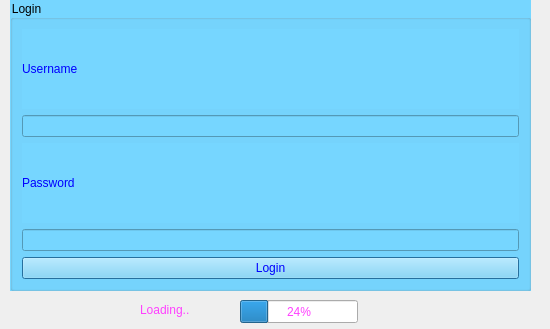
<?xml version="1.0" encoding="UTF-8"?>
<ui version="4.0">
 <class>login</class>
 <widget class="QDialog" name="login">
  <property name="geometry">
   <rect>
    <x>0</x>
    <y>0</y>
    <width>550</width>
    <height>329</height>
   </rect>
  </property>
  <property name="windowTitle">
   <string>Dialog</string>
  </property>
  <widget class="QGroupBox" name="groupBox">
   <property name="geometry">
    <rect>
     <x>10</x>
     <y>0</y>
     <width>521</width>
     <height>291</height>
    </rect>
   </property>
   <property name="styleSheet">
    <string notr="true">background-color: rgb(118, 214, 255);</string>
   </property>
   <property name="title">
    <string>Login</string>
   </property>
   <layout class="QVBoxLayout" name="verticalLayout">
    <item>
     <widget class="QLabel" name="label">
      <property name="styleSheet">
       <string notr="true">color:blue;</string>
      </property>
      <property name="text">
       <string>Username</string>
      </property>
     </widget>
    </item>
    <item>
     <widget class="QLineEdit" name="lineEdit_user"/>
    </item>
    <item>
     <widget class="QLabel" name="label_2">
      <property name="styleSheet">
       <string notr="true">color: blue;</string>
      </property>
      <property name="text">
       <string>Password</string>
      </property>
     </widget>
    </item>
    <item>
     <widget class="QLineEdit" name="lineEdit_pass">
      <property name="echoMode">
       <enum>QLineEdit::EchoMode::Password</enum>
      </property>
     </widget>
    </item>
    <item>
     <widget class="QPushButton" name="login_2">
      <property name="styleSheet">
       <string notr="true">color: blue;
</string>
      </property>
      <property name="text">
       <string>Login</string>
      </property>
     </widget>
    </item>
   </layout>
  </widget>
  <widget class="QProgressBar" name="progressBar">
   <property name="geometry">
    <rect>
     <x>240</x>
     <y>300</y>
     <width>118</width>
     <height>23</height>
    </rect>
   </property>
   <property name="styleSheet">
    <string notr="true">color: rgb(255, 64, 255);</string>
   </property>
   <property name="value">
    <number>24</number>
   </property>
  </widget>
  <widget class="QLabel" name="statusbar">
   <property name="geometry">
    <rect>
     <x>140</x>
     <y>300</y>
     <width>111</width>
     <height>20</height>
    </rect>
   </property>
   <property name="styleSheet">
    <string notr="true">color: rgb(255, 64, 255);</string>
   </property>
   <property name="text">
    <string>Loading..</string>
   </property>
  </widget>
 </widget>
 <resources/>
 <connections/>
</ui>
